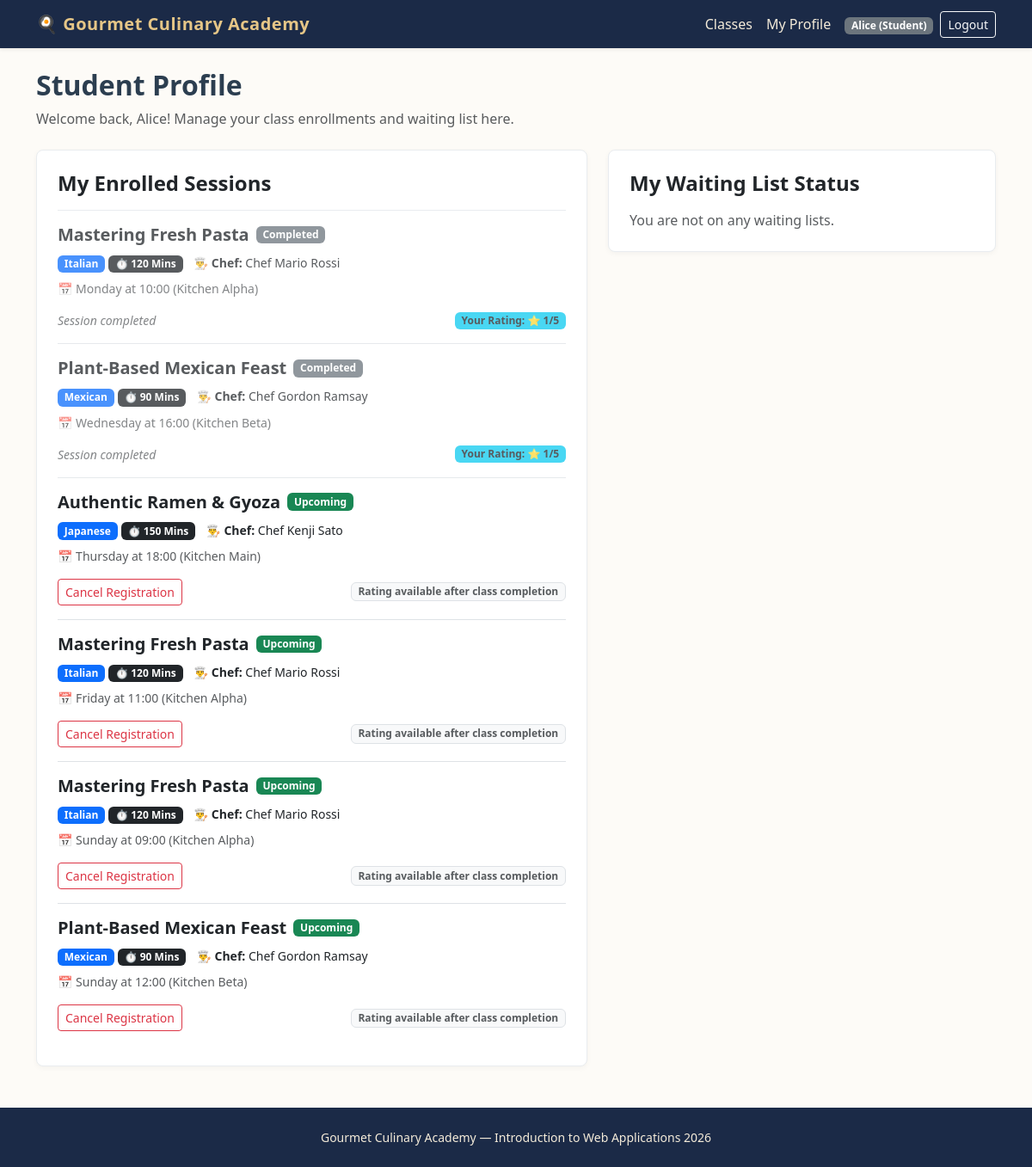
The app's page /student/profile (signed in) with its own data.
### tables this page shows
CREATE TABLE users (
    id INTEGER PRIMARY KEY AUTOINCREMENT,
    email TEXT UNIQUE NOT NULL,
    first_name TEXT NOT NULL,
    last_name TEXT NOT NULL,
    password TEXT NOT NULL,
    role TEXT NOT NULL CHECK(role IN ('Manager', 'Student'))
);

CREATE TABLE enrollments (
    id INTEGER PRIMARY KEY AUTOINCREMENT,
    student_id INTEGER NOT NULL,
    session_id INTEGER NOT NULL,
    FOREIGN KEY (student_id) REFERENCES users(id) ON DELETE CASCADE,
    FOREIGN KEY (session_id) REFERENCES class_sessions(id) ON DELETE CASCADE,
    UNIQUE(student_id, session_id)
);

CREATE TABLE cooking_classes (
    id INTEGER PRIMARY KEY AUTOINCREMENT,
    manager_id INTEGER NOT NULL,
    title TEXT NOT NULL UNIQUE,
    cuisine TEXT NOT NULL,
    difficulty TEXT NOT NULL CHECK(difficulty IN ('Beginner', 'Intermediate', 'Advanced')),
    duration INTEGER NOT NULL,
    dietary_category TEXT NOT NULL CHECK(dietary_category IN ('Standard', 'Vegetarian', 'Vegan', 'Gluten-free')),
    chef_name TEXT NOT NULL,
    ingredients TEXT NOT NULL, -- Virgülle ayrılmış en az 4 malzeme
    description TEXT NOT NULL,
    photo_1 TEXT NOT NULL,
    photo_2 TEXT NOT NULL,
    photo_3 TEXT NOT NULL,
    FOREIGN KEY (manager_id) REFERENCES users(id) ON DELETE CASCADE
);

CREATE TABLE class_sessions (
    id INTEGER PRIMARY KEY AUTOINCREMENT,
    class_id INTEGER NOT NULL,
    day_of_week TEXT NOT NULL CHECK(day_of_week IN ('Monday', 'Tuesday', 'Wednesday', 'Thursday', 'Friday', 'Saturday', 'Sunday')),
    start_time TEXT NOT NULL, -- HH:MM formatında
    kitchen_name TEXT NOT NULL,
    max_capacity INTEGER NOT NULL DEFAULT 10,
    FOREIGN KEY (class_id) REFERENCES cooking_classes(id) ON DELETE CASCADE
);

CREATE TABLE ratings (
    id INTEGER PRIMARY KEY AUTOINCREMENT,
    student_id INTEGER NOT NULL,
    session_id INTEGER NOT NULL,
    score INTEGER NOT NULL CHECK(score BETWEEN 1 AND 5),
    FOREIGN KEY (student_id) REFERENCES users(id) ON DELETE CASCADE,
    FOREIGN KEY (session_id) REFERENCES class_sessions(id) ON DELETE CASCADE,
    UNIQUE(student_id, session_id)
);

### routes/student_routes.py (the view)
@student_bp.route("/profile")
@login_required
def profile():
    raw_enrollments = get_student_enrollments(current_user.id)
    waiting_sessions = get_student_waiting_list(current_user.id)
    processed_enrollments = []
    print("\n--- DEBUG START ---")
    sim_now = get_current_simulated_datetime()
    print(f"1. SIMULE ZAMAN: {sim_now} (Day Index: {sim_now.isoweekday()})")
    for item in raw_enrollments:
        enroll_data = dict(item)
        day = enroll_data.get("day_of_week")
        time_str = enroll_data.get("start_time")
        is_past_val = is_session_past(day, time_str)
        enroll_data["is_past"] = is_past_val
        enroll_data["can_cancel"] = can_cancel_enrollment(day, time_str)
        print(
            f"2. DERS: {enroll_data.get('class_title')} | "
            f"Gun: '{day}' | Saat: '{time_str}' | "
            f"is_past sonucu: {is_past_val}"
        )
        processed_enrollments.append(enroll_data)
    print("--- DEBUG END ---\n")
    return render_template(
        "student/profile.html",
        enrollments=processed_enrollments,
        waiting_sessions=waiting_sessions,
    )

### app.py (called while the page is built)
@app.after_request
def add_header(response):
    response.headers["Cache-Control"] = (
        "no-store, no-cache, must-revalidate, post-check=0, pre-check=0, max-age=0"
    )
    response.headers["Pragma"] = "no-cache"
    response.headers["Expires"] = "-1"
    return response

@login_manager.user_loader
def load_user(user_id):
    row = get_user_by_id(user_id)
    if row:
        return User(
            user_id=row["id"],
            email=row["email"],
            first_name=row["first_name"],
            last_name=row["last_name"],
            role=row["role"]
        )
    return None

### dao/enrollment_dao.py (called while the page is built)
def get_student_waiting_list(student_id):
    conn = get_db()
    cursor = conn.cursor()
    cursor.execute(
        """
        SELECT w.id AS waiting_id, w.session_id, s.day_of_week, s.start_time,
               c.title AS class_title, c.chef_name, c.duration,
               (
                   SELECT COUNT(*) + 1
                   FROM waiting_list w2
                   WHERE w2.session_id = w.session_id AND w2.joined_at < w.joined_at
               ) AS position
        FROM waiting_list w
        JOIN class_sessions s ON w.session_id = s.id
        JOIN cooking_classes c ON s.class_id = c.id
        WHERE w.student_id = ?
        ORDER BY w.joined_at ASC
    """,
        (student_id,),
    )
    waiting_list = cursor.fetchall()
    close_db(conn)
    return waiting_list

### dao/user_dao.py (called while the page is built)
def get_user_by_id(user_id):
    conn = get_db()
    cursor = conn.cursor()
    cursor.execute("SELECT * FROM users WHERE id = ?", (user_id,))
    user = cursor.fetchone()
    close_db(conn)
    return user

### database/database.py (called while the page is built)
def get_db():
    conn = sqlite3.connect(DATABASE, timeout=10.0)
    conn.row_factory = sqlite3.Row
    conn.execute("PRAGMA foreign_keys = ON")
    return conn

### routes/student_routes.py (called while the page is built)
@student_bp.before_request
@login_required
def check_student_role():
    if current_user.role != "Student":
        flash("Access denied. Student privileges required.", "danger")
        return redirect(url_for("home.index"))

### utils.py (called while the page is built)
def can_cancel_enrollment(session_day, session_start_time):
    sim_now = get_current_simulated_datetime()
    session_dt = get_next_session_datetime(session_day, session_start_time)
    if sim_now >= session_dt:
        return False
    time_difference = session_dt - sim_now
    return time_difference.total_seconds() >= 12 * 3600

### templates/student/profile.html (shortened to what this page needs)
{% extends "base.html" %}
{% block content %}
<header class="mb-4">
    <h1 class="h2 fw-bold">Student Profile</h1>
    <p class="text-muted">Welcome back, {{ current_user.first_name }}! Manage your class enrollments and waiting list here.</p>
</header>
<div class="row g-4">
    <section class="col-lg-7">
        <div class="card card-culinary p-4 mb-4">
            <h2 class="h4 fw-bold mb-3">My Enrolled Sessions</h2>
            {% if enrollments %}
                <div class="list-group list-group-flush">
                    {% for e in enrollments %}
                        <div class="list-group-item bg-transparent px-0 py-3 {{ 'opacity-75' if e.is_past else '' }}">
                            <div class="d-flex justify-content-between align-items-start mb-2">
                                <div>
                                    <div class="d-flex align-items-center gap-2 mb-1">
                                        <h3 class="h5 fw-bold mb-0">{{ e.class_title }}</h3>
                                        {% if e.is_past %}
                                            <span class="badge bg-secondary">Completed</span>
                                        {% else %}
                                            <span class="badge bg-success">Upcoming</span>
                                        {% endif %}
                                    </div>
                                    <div class="mb-2 mt-2">
                                        <span class="badge bg-primary">{{ e.cuisine }}</span>
                                        {% if e.duration %}
                                            <span class="badge bg-dark">⏱️ {{ e.duration }} Mins</span>
                                        {% endif %}
                                        <span class="small text-dark ms-2">👨‍🍳 <strong>Chef:</strong> {{ e.chef_name }}</span>
                                    </div>
                                    <div class="text-muted small">
                                        📅 {{ e.day_of_week }} at {{ e.start_time[:5] if e.start_time else e.start_time }} ({{ e.kitchen_name }})
                                    </div>
                                </div>
                            </div>
                            <div class="d-flex justify-content-between align-items-center mt-3 flex-wrap gap-2">
                                {% if e.is_past %}
                                    <span class="text-muted small"><i>Session completed</i></span>
                                    {% if e.user_score %}
                                        <span class="badge bg-info text-dark">Your Rating: ⭐ {{ e.user_score }}/5</span>
                                    {% endif %}
                                {% else %}
                                    <form method="post" action="{{ url_for('student.cancel', session_id=e.session_id) }}">
                                        <button type="submit" class="btn btn-sm btn-outline-danger" onclick="return confirm('Are you sure you want to cancel this enrollment?')">Cancel Registration</button>
                                    </form>
                                    <span class="badge bg-light text-muted border">Rating available after class completion</span>
                                {% endif %}
                            </div>
                        </div>
                    {% endfor %}
                </div>
            {% else %}
                <p class="text-muted mb-0">You are not currently enrolled in any cooking classes.</p>
            {% endif %}
        </div>
    </section>
    <section class="col-lg-5">
        <div class="card card-culinary p-4">
            <h2 class="h4 fw-bold mb-3">My Waiting List Status</h2>
            {% if waiting_sessions %}
                <div class="list-group list-group-flush">
                    {% for w in waiting_sessions %}
                        <div class="list-group-item bg-transparent px-0 py-3">
                            <h3 class="h6 fw-bold mb-1">{{ w.class_title }}</h3>
                            <div class="mb-2">
                                {% if w.duration %}
                                    <span class="badge bg-dark small p-1">⏱️ {{ w.duration }} Mins</span>
                                {% endif %}
                                <span class="small text-dark ms-1">👨‍🍳 <strong>Chef:</strong> {{ w.chef_name }}</span>
                            </div>
                            <p class="small text-muted mb-2">📅 {{ w.day_of_week }} at {{ w.start_time[:5] if w.start_time else w.start_time }}</p>
                            <div class="d-flex justify-content-between align-items-center">
                                <span class="badge bg-warning text-dark">Queue Position: #{{ w.position }}</span>
                                <form method="post" action="{{ url_for('student.leave_waiting', session_id=w.session_id) }}">
                                    <button type="submit" class="btn btn-sm btn-link text-danger p-0 text-decoration-none">Leave List</button>
                                </form>
                            </div>
                        </div>
                    {% endfor %}
                </div>
            {% else %}
                <p class="text-muted mb-0">You are not on any waiting lists.</p>
            {% endif %}
        </div>
    </section>
</div>
{% endblock %}

### templates/base.html (shortened to what this page needs)
<!DOCTYPE html>
<html lang="en">
<head>
    <link href="https://cdn.jsdelivr.net/npm/bootstrap@5.3.3/dist/css/bootstrap.min.css" rel="stylesheet">
    <link rel="stylesheet" href="{{ url_for('static', filename='css/style.css') }}">
</head>
<body>
    <header>
        <nav class="navbar navbar-expand-lg navbar-dark bg-culinary shadow-sm">
            <div class="container">
                <a class="navbar-brand" href="{{ url_for('home.index') }}">🍳 Gourmet Culinary Academy</a>
                <section class="collapse navbar-collapse" id="mainNav">
                    <ul class="navbar-nav ms-auto align-items-center">
                        <li class="nav-item">
                            <a class="nav-link" href="{{ url_for('home.index') }}">Classes</a>
                        </li>
                        {% if current_user.is_authenticated %}
                            {% if current_user.role == 'Manager' %}
                                <li class="nav-item">
                                    <a class="nav-link" href="{{ url_for('manager.dashboard') }}">Dashboard</a>
                                </li>
                                <li class="nav-item">
                                    <a class="nav-link" href="{{ url_for('manager.create_class') }}">New Class</a>
                                </li>
                            {% else %}
                                <li class="nav-item">
                                    <a class="nav-link" href="{{ url_for('student.profile') }}">My Profile</a>
                                </li>
                            {% endif %}
                            <li class="nav-item ms-lg-2">
                                <span class="badge bg-secondary">{{ current_user.first_name }} ({{ current_user.role }})</span>
                            </li>
                            <li class="nav-item ms-lg-2">
                                <a class="btn btn-sm btn-outline-light" href="{{ url_for('auth.logout') }}">Logout</a>
                            </li>
                        {% endif %}
                    </ul>
                </section>
            </div>
        </nav>
    </header>
    <main class="container py-4">
        {% block content %}{% endblock %}
    </main>
    <footer class="site-footer text-center py-4 mt-auto">
        <div class="container">
            <p class="mb-0 small">Gourmet Culinary Academy — Introduction to Web Applications 2026</p>
        </div>
    </footer>
</body>
</html>

### static/css/style.css (style rules this page uses)
body { background-color: #fdfbf7; color: #2c3e50; font-family: "Segoe UI", Tahoma, Geneva, Verdana, sans-serif; min-height: 100vh; display: flex; flex-direction: column; }
main { flex: 1; }
.bg-culinary { background-color: #1b2a47; }
.navbar-dark .navbar-brand { color: #e6c687; font-weight: 700; letter-spacing: 0.5px; }
.navbar-dark .nav-link { color: #f4ebd9; }
.card-culinary { border: 1px solid #e9ecef; border-radius: 8px; transition: transform 0.15s ease, box-shadow 0.15s ease; box-shadow: 0 2px 6px rgba(0,0,0,0.04); }
.site-footer { background-color: #1b2a47; color: #f4ebd9; }

### records on screen
users: first_name "Alice", role "Student"
enrollments: class_title "Mastering Fresh Pasta", shows "Completed", cuisine "Italian", duration "120", chef_name "Chef Mario Rossi", day_of_week "Monday", start_time "10:00", kitchen_name "Kitchen Alpha", user_score "1"
enrollments: class_title "Plant-Based Mexican Feast", shows "Completed", cuisine "Mexican", duration "90", chef_name "Chef Gordon Ramsay", day_of_week "Wednesday", start_time "16:00", kitchen_name "Kitchen Beta", user_score "1"
enrollments: class_title "Authentic Ramen & Gyoza", shows "Upcoming", cuisine "Japanese", duration "150", chef_name "Chef Kenji Sato", day_of_week "Thursday", start_time "18:00", kitchen_name "Kitchen Main"
enrollments: class_title "Mastering Fresh Pasta", shows "Upcoming", cuisine "Italian", duration "120", chef_name "Chef Mario Rossi", day_of_week "Friday", start_time "11:00", kitchen_name "Kitchen Alpha"
enrollments: class_title "Mastering Fresh Pasta", shows "Upcoming", cuisine "Italian", duration "120", chef_name "Chef Mario Rossi", day_of_week "Sunday", start_time "09:00", kitchen_name "Kitchen Alpha"
enrollments: class_title "Plant-Based Mexican Feast", shows "Upcoming", cuisine "Mexican", duration "90", chef_name "Chef Gordon Ramsay", day_of_week "Sunday", start_time "12:00", kitchen_name "Kitchen Beta"
